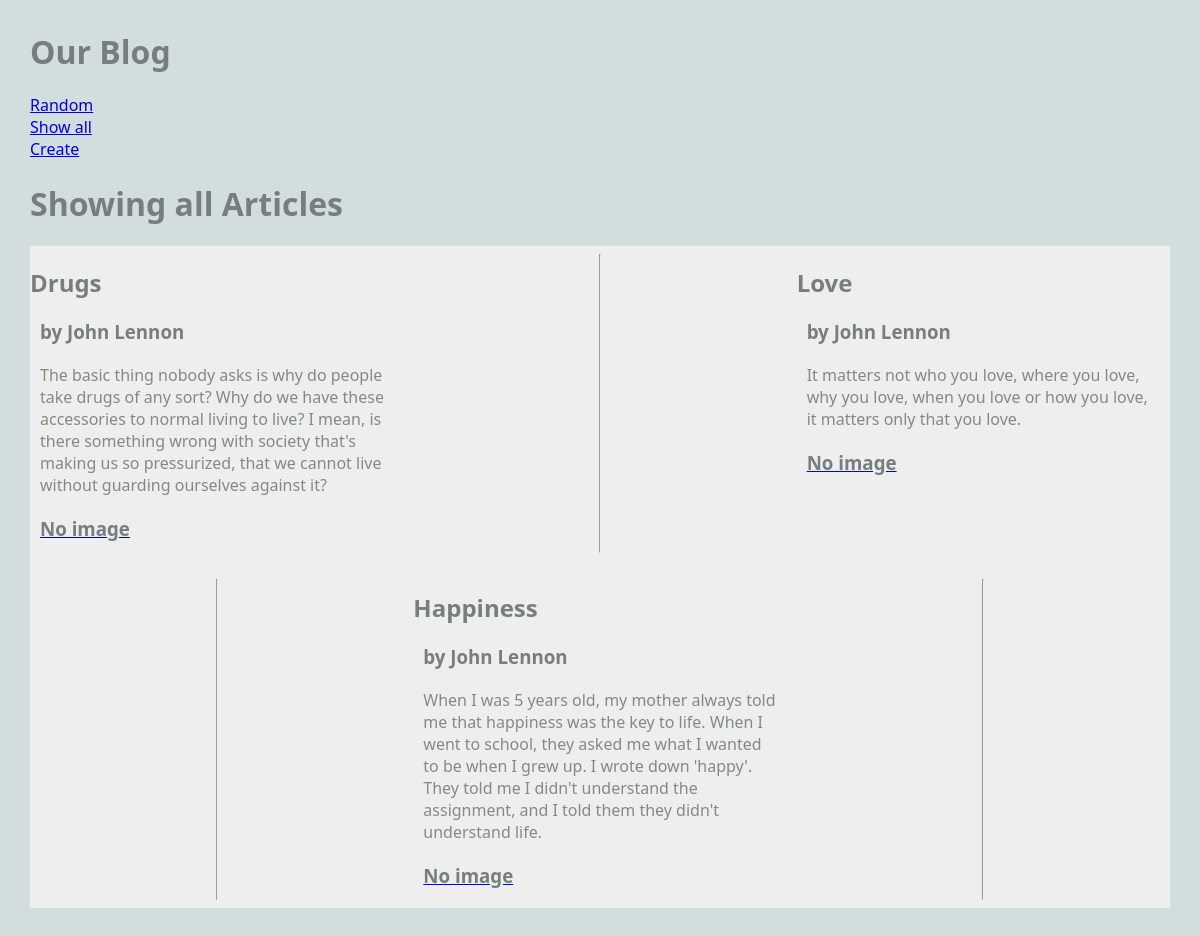
/blog/show_all, run on an earlier commit of the app's database.
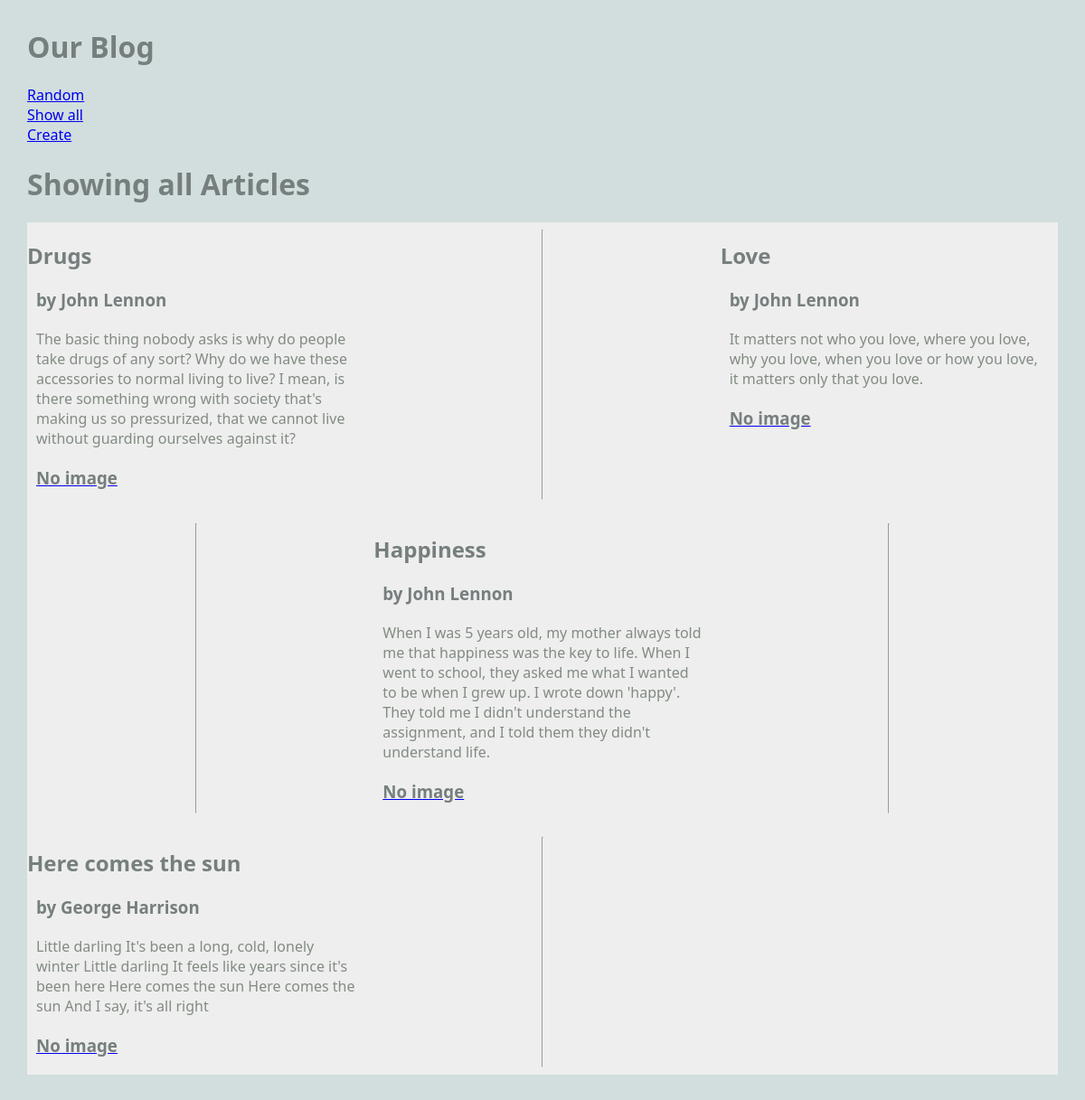
And on a later commit of the database.
### blog/models.py (models this page shows, shortened)
class Article(models.Model):
    title = models.TextField(blank=True)
    author = models.TextField(blank=True)
    text = models.TextField(blank=True)
    published = models.DateTimeField(auto_now=True)
    image_file = models.ImageField(blank=True) # file upload
    def __str__(self):
        return f'{self.title} by {self.author}'

### blog/views.py (the view)
# urls.py: path('show_all', ShowAllView.as_view(), name="show_all"),
class ShowAllView(ListView):
    model = Article
    template_name = "blog/show_all.html"
    context_object_name = "articles"

### blog/templates/blog/show_all.html
{% extends 'blog/base.html' %}
{% block content %}
<h1> Showing all Articles </h1>
<main class = "grid-container">
     {% for article in articles %}
    <article>
        <div>
            <h2> {{article.title}} </h2>
            <h3> by {{article.author}} </h3>
            <p> {{article.text}} </p>
        </div>
        <a href="{% url 'article' article.pk %}">
        {% if article.image_file %}
        <img src = "{{article.image_file.url}}" alt = "">
        {% else %}
        <h3> No image</h3>
        {% endif %}
        </a>
    </article>
    <hr>
    {% endfor %}
</main>
{% endblock %}

### blog/templates/blog/base.html (shortened to what this page needs)
 {% load static %}
<html>
    <head>
        <link rel="stylesheet" type="text/css" href="{% static 'styles-blog.css' %}">
    </head>
    <body>
        <head>
            <h1> Our Blog </h1>
            <nav>
                <ul>
                    <li><a href="{% url 'random' %}"> Random </a></li><br>
                    <li><a href="{% url 'show_all' %}"> Show all </a></li><br>
                    <li><a href="{% url 'create_article' %}"> Create </a></li>
                </ul>
            </nav>
        </head>
        {% block content %}
        {% endblock %}
    </body>
</html>

### static/styles-blog.css (style rules this page uses)
body { margin: 30px; background: #d1dedd; font-family:'Segoe UI', Tahoma, Geneva, Verdana, sans-serif; }
ul, li { padding: 0px; list-style-type: none; }
h1, h2, h3 { color: #767f7e; }
p { color: #828b82; }
.grid-container { background: #eee; max-width: 900px; display: grid; grid-template-columns: repeat(3, 1fr); grid-gap: 10px; max-width: 1200px; margin: 20px auto; }
article p, article h3 { margin: 20px 10px; }
nav li { display: inline; }

What changed in the data, as far as the page shows it:
added Article: title "Here comes the sun", author "George Harrison", text "Little darling It's been a long, cold, lonely winter Little darling It feels like years since it's been here Here comes the sun Here comes the sun And I say, it's all right", image_file "No image"
